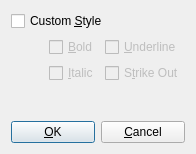
<ui version="4.0" >
 <class>SelectStyle</class>
 <widget class="QDialog" name="SelectStyle" >
  <property name="geometry" >
   <rect>
    <x>0</x>
    <y>0</y>
    <width>196</width>
    <height>154</height>
   </rect>
  </property>
  <property name="windowTitle" >
   <string>Select Style</string>
  </property>
  <layout class="QVBoxLayout" >
   <item>
    <widget class="QCheckBox" name="customStyle" >
     <property name="text" >
      <string>Custom &amp;Style</string>
     </property>
     <property name="shortcut" >
      <string>Alt+S</string>
     </property>
    </widget>
   </item>
   <item>
    <layout class="QHBoxLayout" >
     <property name="leftMargin" >
      <number>0</number>
     </property>
     <property name="topMargin" >
      <number>0</number>
     </property>
     <property name="rightMargin" >
      <number>0</number>
     </property>
     <property name="bottomMargin" >
      <number>0</number>
     </property>
     <item>
      <spacer>
       <property name="orientation" >
        <enum>Qt::Horizontal</enum>
       </property>
       <property name="sizeType" >
        <enum>QSizePolicy::Expanding</enum>
       </property>
       <property name="sizeHint" >
        <size>
         <width>33</width>
         <height>20</height>
        </size>
       </property>
      </spacer>
     </item>
     <item>
      <layout class="QGridLayout" >
       <property name="leftMargin" >
        <number>0</number>
       </property>
       <property name="topMargin" >
        <number>0</number>
       </property>
       <property name="rightMargin" >
        <number>0</number>
       </property>
       <property name="bottomMargin" >
        <number>0</number>
       </property>
       <item row="0" column="1" >
        <widget class="QCheckBox" name="underlineChk" >
         <property name="enabled" >
          <bool>false</bool>
         </property>
         <property name="text" >
          <string>&amp;Underline</string>
         </property>
         <property name="shortcut" >
          <string>Alt+U</string>
         </property>
        </widget>
       </item>
       <item row="0" column="0" >
        <widget class="QCheckBox" name="boldChk" >
         <property name="enabled" >
          <bool>false</bool>
         </property>
         <property name="text" >
          <string>&amp;Bold</string>
         </property>
         <property name="shortcut" >
          <string>Alt+B</string>
         </property>
        </widget>
       </item>
       <item row="1" column="0" >
        <widget class="QCheckBox" name="italicChk" >
         <property name="enabled" >
          <bool>false</bool>
         </property>
         <property name="text" >
          <string>&amp;Italic</string>
         </property>
         <property name="shortcut" >
          <string>Alt+I</string>
         </property>
        </widget>
       </item>
       <item row="1" column="1" >
        <widget class="QCheckBox" name="strikeoutChk" >
         <property name="enabled" >
          <bool>false</bool>
         </property>
         <property name="text" >
          <string>S&amp;trike Out</string>
         </property>
         <property name="shortcut" >
          <string>Alt+T</string>
         </property>
        </widget>
       </item>
      </layout>
     </item>
    </layout>
   </item>
   <item>
    <spacer>
     <property name="orientation" >
      <enum>Qt::Vertical</enum>
     </property>
     <property name="sizeType" >
      <enum>QSizePolicy::Expanding</enum>
     </property>
     <property name="sizeHint" >
      <size>
       <width>20</width>
       <height>3</height>
      </size>
     </property>
    </spacer>
   </item>
   <item>
    <layout class="QHBoxLayout" >
     <property name="leftMargin" >
      <number>0</number>
     </property>
     <property name="topMargin" >
      <number>0</number>
     </property>
     <property name="rightMargin" >
      <number>0</number>
     </property>
     <property name="bottomMargin" >
      <number>0</number>
     </property>
     <item>
      <widget class="KPushButton" name="okButton" >
       <property name="text" >
        <string>&amp;OK</string>
       </property>
       <property name="shortcut" >
        <string>Alt+O</string>
       </property>
      </widget>
     </item>
     <item>
      <widget class="KPushButton" name="cancelButton" >
       <property name="text" >
        <string>&amp;Cancel</string>
       </property>
       <property name="shortcut" >
        <string>Alt+C</string>
       </property>
      </widget>
     </item>
    </layout>
   </item>
  </layout>
 </widget>
 <layoutdefault spacing="6" margin="11" />
 <customwidgets>
  <customwidget>
   <class>KPushButton</class>
   <extends>QPushButton</extends>
   <header>kpushbutton.h</header>
  </customwidget>
 </customwidgets>
 <tabstops>
  <tabstop>customStyle</tabstop>
  <tabstop>boldChk</tabstop>
  <tabstop>underlineChk</tabstop>
  <tabstop>italicChk</tabstop>
  <tabstop>strikeoutChk</tabstop>
  <tabstop>okButton</tabstop>
  <tabstop>cancelButton</tabstop>
 </tabstops>
 <includes>
  <include location="local" >kpushbutton.h</include>
  <include location="local" >kpushbutton.h</include>
 </includes>
 <resources/>
 <connections>
  <connection>
   <sender>okButton</sender>
   <signal>clicked()</signal>
   <receiver>SelectStyle</receiver>
   <slot>accept()</slot>
   <hints>
    <hint type="sourcelabel" >
     <x>20</x>
     <y>20</y>
    </hint>
    <hint type="destinationlabel" >
     <x>20</x>
     <y>20</y>
    </hint>
   </hints>
  </connection>
  <connection>
   <sender>cancelButton</sender>
   <signal>clicked()</signal>
   <receiver>SelectStyle</receiver>
   <slot>reject()</slot>
   <hints>
    <hint type="sourcelabel" >
     <x>20</x>
     <y>20</y>
    </hint>
    <hint type="destinationlabel" >
     <x>20</x>
     <y>20</y>
    </hint>
   </hints>
  </connection>
  <connection>
   <sender>customStyle</sender>
   <signal>toggled(bool)</signal>
   <receiver>SelectStyle</receiver>
   <slot>customStyle_toggled(bool)</slot>
   <hints>
    <hint type="sourcelabel" >
     <x>20</x>
     <y>20</y>
    </hint>
    <hint type="destinationlabel" >
     <x>20</x>
     <y>20</y>
    </hint>
   </hints>
  </connection>
 </connections>
</ui>
